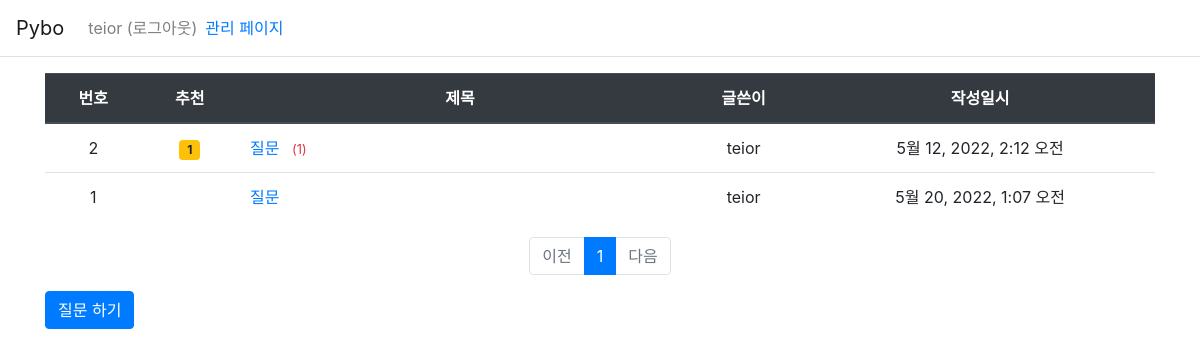
The app's page /pybo/ (signed in) with its own data.
### pybo/models.py (models this page shows, shortened)
class Question(models.Model):
    author = models.ForeignKey(User, on_delete=models.CASCADE, related_name='author_question')   # 계정 삭제시 데이터 전부 삭제
    subject = models.CharField(max_length=200)
    modify_date = models.DateTimeField(null=True, blank=True)     # 수정 일시
    content = models.TextField()
    create_date = models.DateTimeField()
    voter = models.ManyToManyField(User, related_name='voter_question')

### pybo/views/base_views.py (the view)
# urls.py: path('', base_views.index, name='index'),  # 페이지 에 해당 하는 urlpatterns9
def index(request):
    page = request.GET.get('page', '1')
    question_list = Question.objects.order_by('create_date')
    paginator = Paginator(question_list, 10)  # 페이지 당 질문 10개 보여 주기
    page_obj = paginator.get_page(page)
    context = {'question_list': page_obj}
    return render(request, 'pybo/question_list.html', context)

### pybo/templatetags/pybo_filter.py (called while the page is built)
@register.filter
def sub(value, arg):
    return value - arg

### templates/pybo/question_list.html
{% extends 'base.html' %}
{% load pybo_filter %}
{% block content %}
<div class="container my-3">
    <table class="table">
        <thead>
        <tr class="text-center thead-dark">
            <th>번호</th>
            <th>추천</th>
            <th style="width:40%">제목</th>
            <th>글쓴이</th>
            <th>작성일시</th>
        </tr>
        </thead>
        <tbody>
        {% if question_list %}
        {% for question in question_list %}
        <tr class="text-center">
            <td>{{ question_list.paginator.count|sub:question_list.start_index|sub:forloop.counter0|add:1 }}</td>
             <td>
                {% if question.voter.all.count > 0 %}
                <span class="badge badge-warning px-2 py-1">
                    {{ question.voter.all.count }}
                </span>
                {% endif %}
            </td>
            <td class="text-left">
                <a href="{% url 'pybo:detail' question.id %}">{{ question.subject }}</a>
                    {% if question.answer_set.count > 0 %}
                    <span class="text-danger small ml-2">
                      ({{ question.answer_set.count }})
                    </span>
                    {% endif %}
            </td>
            <td>{{ question.author.username }}</td>
            <td>{{ question.create_date }}</td>
        </tr>
        {% endfor %}
        {% else %}
        <tr>
            <td colspan="3">질문이 없습니다</td>
        </tr>
        {% endif %}
        </tbody>
    </table>
    <ul class="pagination justify-content-center">
        {% if question_list.has_previous %}
        <li class="page-item">
            <a class="page-link" href="?page={{ question_list.previous_page_number }}">
                이전
            </a>
        </li>
        {% else %}
        <li class="page-item disabled">
            <a class="page-link" tabindex="-1" aria-disabled="true" href="#">
                이전
            </a>
        </li>
        {% endif %}
        {% for page_number in question_list.paginator.page_range %}
        {% if page_number >= question_list.number|add:-5 and page_number <= question_list.number|add:5 %}
            {% if page_number == question_list.number %}
            <li class="page-item active" aria-current="page">
                <a class="page-link" href="?page={{ page_number }}">
                    {{ page_number }}
                    </a>
            </li>
            {% else %}
            <li class="page-item">
                <a class="page-link" href="?page={{ page_number }}">
                    {{ page_number }}
                </a>
            </li>
            {% endif %}
        {% endif %}
        {% endfor %}
        {% if question_list.has_next %}
        <li class="page-item">
            <a class="page-link" href="?page={{ question_list.next_page_number }}">
                다음
            </a>
        </li>
        {% else %}
        <li class="page-item disabled"?>
            <a class="page-link" tabindex="-1" aria-disabled="true" href="#">
                다음
            </a>
        </li>
        {% endif %}
    </ul>
    <a href="{% url 'pybo:question_create' %}" class="btn btn-primary">
        질문 하기
    </a>
</div>
{% endblock %}

### templates/navbar.html (shortened to what this page needs)
<nav class="navbar navbar-expand-lg navbar-light ba-light border-bottom">
    <a class="navbar-brand" href="{% url 'pybo:index' %}">Pybo</a>
    <div class="collapse navbar-collapse flex-grow-0" id="navbarNav">
        <ul class="navbar-nav">
            <li class="nav-item">
                {% if user.is_authenticated %}
                <a class="nav-link" href="{% url 'common:logout' %}">
                    {{ user.username }} (로그아웃)
                </a>
                {% else %}
                <a class="nav-link" href="{% url 'common:login' %}">로그인</a>
                {% endif %}
            </li>
        </ul>
        <a href="http://127.0.0.1:8000/admin/">관리 페이지</a>
    </div>
</nav>

### records on screen
Question: paginator.count|sub "2", voter.all.count "1", subject "질문", answer_set.count "1", author.username "teior", create_date "5월 12, 2022, 2:12 오전"
Question: paginator.count|sub "1", subject "질문", author.username "teior", create_date "5월 20, 2022, 1:07 오전"

### other values on screen
{{ user.username }} "teior"
{{ page_number }} "1"
